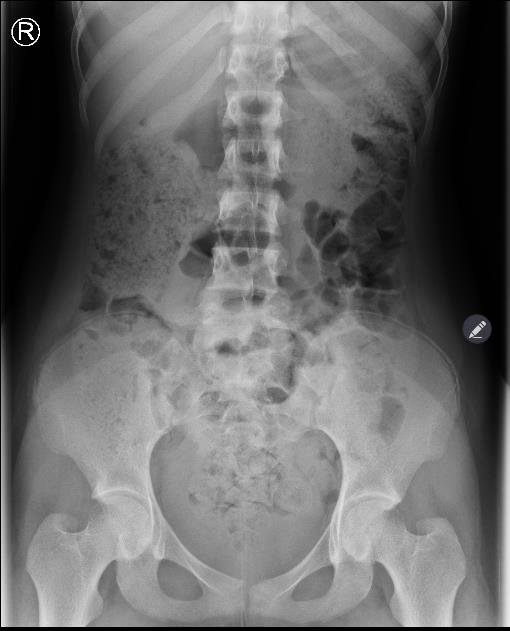
#> input picture images/final_normal3.png, 510 x 631 px, found by its file name
$ python code_1.py
#> lines starting #> are read from the running program, lines starting #| are printed output that depends on the picture; after the words box and inside, x2 and y2 are one past the last pixel; in counts of white or black regions, pixels touching at a corner belong together
import cv2
import argparse
import numpy as np
import matplotlib.pyplot as plt
from skimage import morphology
import math

s = r"C:\Users\Administrator\OneDrive\Desktop\KidneyStoneDetection-main\images\final_normal3.png"
s = r"C:\Users\Administrator\OneDrive\Desktop\KidneyStoneDetection-main\images\final_normal3.png"
img = cv2.imread(s,0)
#> img: shape (631, 510); min 0, max 255, mean 106.5

# [53 lines left out: functions Histeq, get_Lap_kernel, lap, not called in this run]
def do_fft(x):
    return np.fft.fftshift(np.fft.fft2(x))

def do_ifft(x):
    return np.fft.ifft2(np.fft.ifftshift(x))

def get_Gaussian_kernel(inp_shape):
    m=inp_shape[0]
    n=inp_shape[1]
    kernel = np.zeros(inp_shape)
    for i in range(m):
        for j in range(n):
            kernel[i][j] = math.sqrt(pow((i-m//2),2)+pow(j-n//2,2))
            kernel[i][j] = math.exp(-1*pow(kernel[i][j],2)/800)
    return kernel

def gaussian(img):
    inp = img
    inp_shape = inp.shape
    inp_fft = do_fft(inp)
    kernel_fft = get_Gaussian_kernel(inp_shape)
    result_fft = np.multiply(inp_fft,kernel_fft)
    result = do_ifft(result_fft)
    return np.abs(result)

def median_filter(img):
    img = np.pad(img, (1, 1), 'constant', constant_values=(0))
    for i in range(img.shape[0]-2):
        for j in range(img.shape[1]-2):
            # print(img[i:i+3,j:j+3])
            img[i][j] = np.median(img[i:i+3,j:j+3])
    return img

# [4 lines left out: function median, not called in this run]

def segmentation(img):
    kernel = np.ones((5,5), np.uint8)
    img_erosion = cv2.erode(img, kernel, iterations=1)
    img_dilation = cv2.dilate(img, kernel, iterations=1)
    return img_erosion, img_dilation

def filter_extraction(img):
    ret, thresh1 = cv2.threshold(img, 250, 255, cv2.THRESH_BINARY + cv2.THRESH_OTSU)
    return thresh1

def pre_processing(img):
    plt.figure("Pre-processing")
    plt.title("Pre-processing")
    img_rm_small = morphology.remove_small_objects(img, min_size=5, connectivity=2)
    plt.subplot(2,2,1)
    plt.title("Input Image")
    plt.imshow(img,'gray')
    plt.xticks([])
    plt.yticks([])

    img_ostu = filter_extraction(img_rm_small)
    plt.subplot(2,2,2)
    plt.title("Applying otsu")
    plt.imshow(img_ostu,'gray')
    plt.xticks([])
    plt.yticks([])

    im_floodfill = img_ostu.copy()
    h, w = img_ostu.shape[:2]
    mask = np.zeros((h+2, w+2), np.uint8)
    cv2.floodFill(im_floodfill, mask, (0,0), 255)
    im_floodfill_inv = cv2.bitwise_not(im_floodfill)
    img_filled = img_ostu | im_floodfill_inv
    plt.subplot(2,2,3)
    plt.title("Filling")
    plt.imshow(img_filled,'gray')
    plt.xticks([])
    plt.yticks([])

    final_pre_processing_img = np.zeros(img.shape)

    for i in range(len(img)):
        for j in range(len(img[0])):
            if(img_filled[i][j]==0):
                final_pre_processing_img[i][j]=0
            else:
                final_pre_processing_img[i][j] = img[i][j]
    plt.subplot(2,2,4)
    plt.title("Final preprocessing")
    plt.imshow(final_pre_processing_img,'gray')
    plt.xticks([])
    plt.yticks([])
    # print(final_pre_processing_img)
    plt.show()
    return final_pre_processing_img

def enhancement(img):

    plt.figure("Image Enchancement")
    plt.title("Image Enchancement")
    plt.subplot(3,1,1)
    plt.title("Pre-processing Image")
    plt.imshow(img,'gray')
    plt.xticks([])
    plt.yticks([])

    img_gaussian = gaussian(img)
    plt.subplot(3,1,2)
    plt.title("Applying gaussian filter")
    plt.imshow(img_gaussian,'gray')
    plt.xticks([])
    plt.yticks([])


    img_median=median_filter(img_gaussian)
    plt.subplot(3,1,3)
    plt.title("Applying median filter")
    plt.imshow(img_median,'gray')
    plt.xticks([])
    plt.yticks([])

    plt.show()
    return img_median

def detection(img):
    final_pre_processing_img = pre_processing(img)
#> in filter_extraction, `ret, thresh1 = cv2.threshold(img, 250, 255, cv2.THRESH_BINARY + cv2.TH..`:
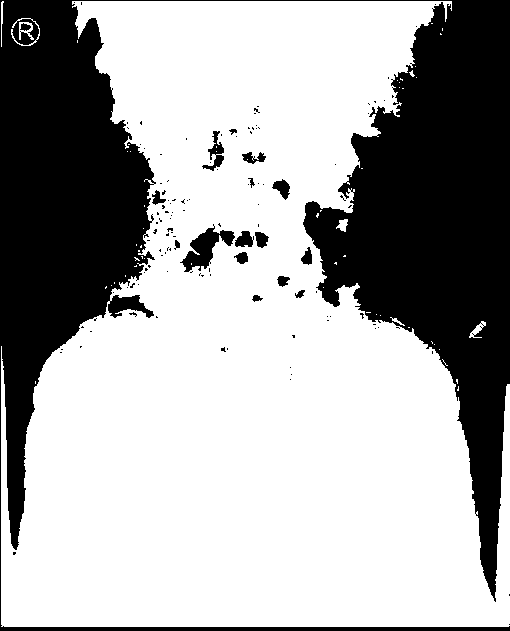
#> thresh1: shape (631, 510); 66.2% white; 125 black regions (108 under 20 px), largest, box (x1, y1, x2, y2) and area: (0, 0, 510, 631) 105735, (180, 224, 235, 272) 1038, (202, 131, 224, 171) 323
#> in filter_extraction, `ret, thresh1 = cv2.threshold(img, 250, 255, cv2.THRESH_BINARY + cv2.TH..`: ret = 88
#> in pre_processing, `cv2.floodFill(im_floodfill, mask, (0,0), 255)`:
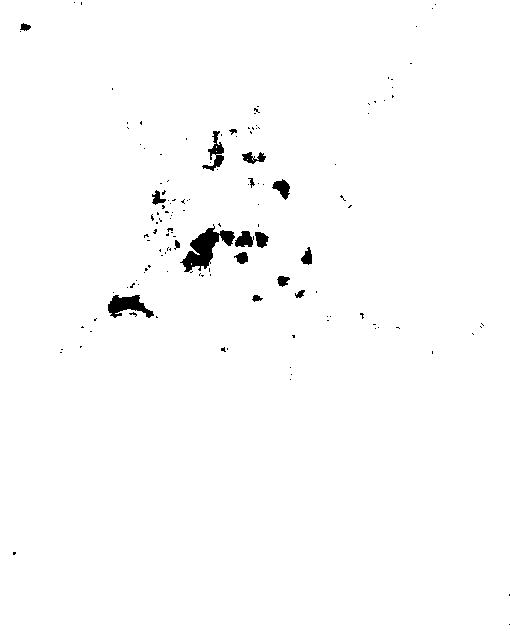
#> im_floodfill: shape (631, 510); 98.8% white; 137 black regions (120 under 20 px), largest, box (x1, y1, x2, y2) and area: (180, 224, 235, 272) 1038, (108, 295, 154, 318) 575, (202, 131, 224, 171) 323
#> in pre_processing, `img_filled = img_ostu | im_floodfill_inv`: img_filled: shape (631, 510); 67.3% white; 1 black region, box (x1, y1, x2, y2) and area: (0, 0, 510, 631) 105121
#> after the loop in pre_processing, `for i in range(len(img)):`:
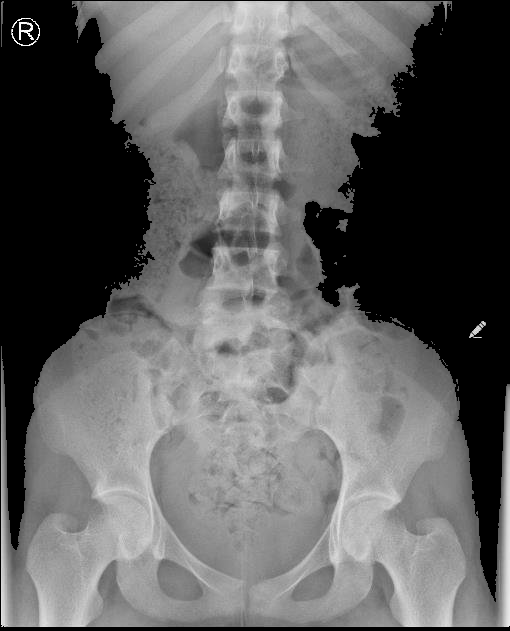
#> final_pre_processing_img: shape (631, 510) float64; min 0, max 255, mean 96.1
    final_enhanced_img = enhancement(final_pre_processing_img)
#> after the loop in get_Gaussian_kernel, `for i in range(m):`:
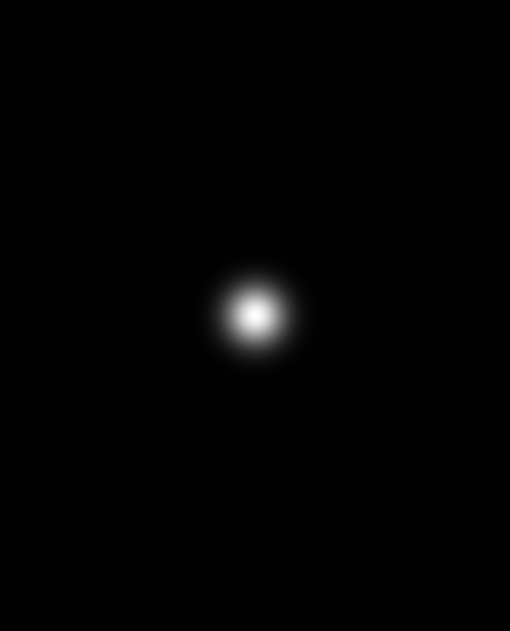
#> kernel: shape (631, 510) float64; min 6.82e-90, max 1, mean 0.00781
#> in gaussian, `return np.abs(result)`:
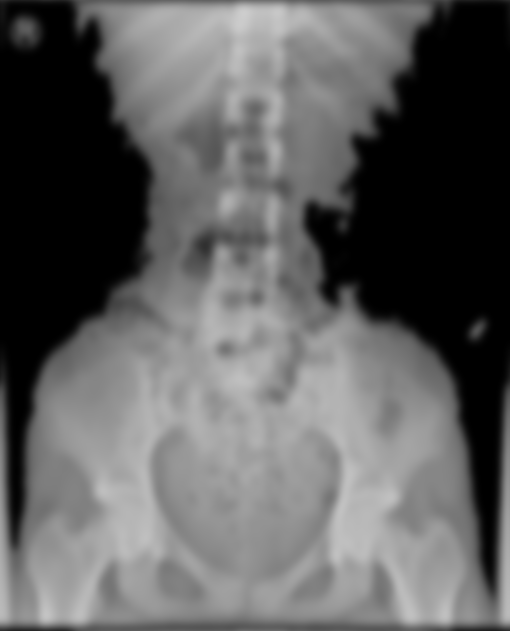
#> returned value: shape (631, 510) float64; min 0, max 205.5, mean 96.1

    img_erosion , img_dilation =segmentation(final_enhanced_img)
#> in segmentation, `img_dilation = cv2.dilate(img, kernel, iterations=1)`:
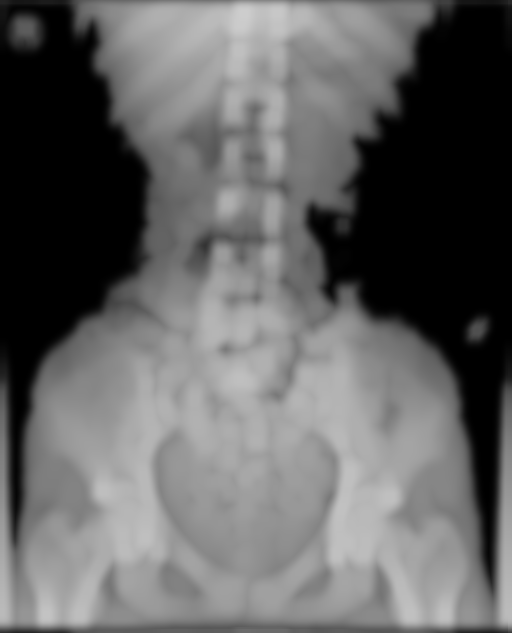
#> img_dilation: shape (633, 512) float64; min 1.22e-14, max 205.3, mean 100

    for i in range(len(img_erosion)):
        for j in range(len(img_erosion[0])):
            if(img_erosion[i][j]<190):
                img_erosion[i][j] = 0

    for i in range(len(img_dilation)):
        for j in range(len(img_dilation[0])):
            if(img_dilation[i][j]<190):
                img_dilation[i][j] = 0
    plt.figure("Segmentation")
    plt.title("Segmentation")
    plt.subplot(3,1,2)
    plt.title("Enhanced Image")
    plt.imshow(final_enhanced_img,'gray')
    plt.xticks([])
    plt.yticks([])

    plt.subplot(3,1,3)
    plt.title("Dilation followed by segmentation")
    plt.imshow(img_dilation,'gray')
    plt.xticks([])
    plt.yticks([])
    plt.subplot(3,1,1)
    plt.title("Input Image")
    plt.imshow(img,'gray')
    plt.xticks([])
    plt.yticks([])

    plt.show()

detection(img)
#> after the loop in detection, `for i in range(len(img_erosion)):`:
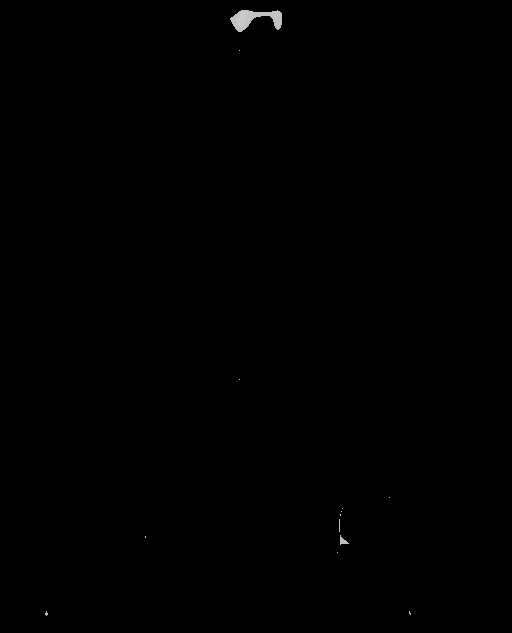
#> img_erosion: shape (633, 512) float64; min 0, max 204, mean 0.4
